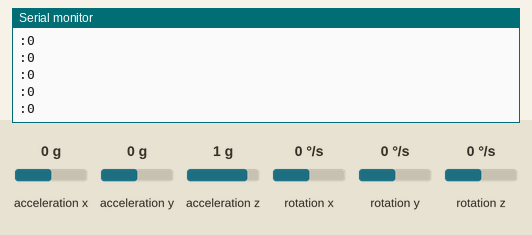
This sketch was run on a simulated Arduino Uno, built with avr-gcc and run on an emulated ATmega328P. Parts: the last lines printed to the serial monitor. Inputs (shaded band) come from the test bench; at power-on: rotation z 0 °/s, acceleration x 0 g, acceleration y 0 g, acceleration z 1 g, rotation x 0 °/s, rotation y 0 °/s.

Above: at 1.2 s.
1.3 s: rotation z set to -192 °/s
At 1.8 s:
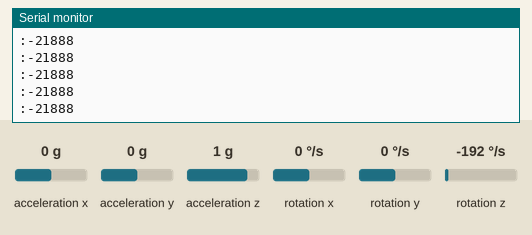
2.8 s: rotation z set to -100 °/s
At 3.8 s:
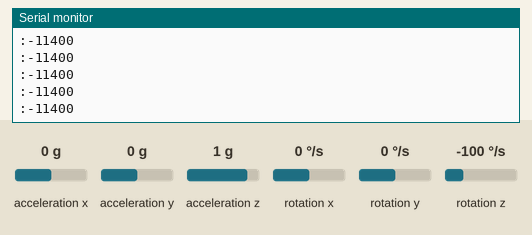
Timing chart, 0 to 5.8 s (numbered marks = the images above; inputs shaded):
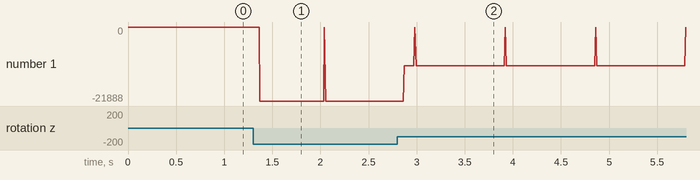

The sketch:

_9_Dof_testing_Code.ino
```cpp
/*
The sensor outputs provided by the library are the raw 16-bit values
obtained by concatenating the 8-bit high and low gyro data registers.
They can be converted to units of dps (degrees per second) using the
conversion factors specified in the datasheet for your particular
device and full scale setting (gain).

Example: An L3GD20H gives a gyro X axis reading of 345 with its
default full scale setting of +/- 245 dps. The So specification
in the L3GD20H datasheet (page 10) states a conversion factor of 8.75
mdps/LSB (least significant bit) at this FS setting, so the raw
reading of 345 corresponds to 345 * 8.75 = 3020 mdps = 3.02 dps.
*/

#include <Wire.h>
#include <L3G.h>

L3G gyro;
int pos;
int counter;
void setup() {
  Serial.begin(9600);
  Wire.begin();

  if (!gyro.init())
  {
    Serial.println("Failed to autodetect gyro type!");
    while (1);
  }

  gyro.enableDefault();

}

void loop() {
  gyro.read();

  /*Serial.print("G ");
  Serial.print("X: ");
  Serial.print((int)gyro.g.x);
  Serial.print(" Y: ");
  Serial.print((int)gyro.g.y);
  Serial.print(" Z: ");*/
    Serial.println((int)gyro.g.z);
    Serial.print(':');
   counter ++;
   updatepos();
   delay(1);
}

void updatepos(){
  if (counter == 100){
     counter = 0;
     pos = (pos + (gyro.g.z/1000.0));
     pos = pos%3600;
     Serial.print((int) pos);
  }
}
```

Measured:
- after the input at 1.3 s, the serial monitor: prints a new line after 0.07 s (image 1)
- after the input at 2.8 s, the serial monitor: prints a new line after 0.07 s (image 2)
- plotted number 1: 0 → -21888 after the input at 1.3 s, -21888 → -11400 after the input at 2.8 s
